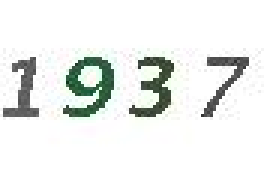
#> input picture ML_handwritten_nums/saved_test.jpg, 90 x 58 px (shown 3 times larger)
$ python get_single_num.py   (older library calls are emulated)
#> lines starting #> are read from the running program, lines starting #| are printed output that depends on the picture; after the words box and inside, x2 and y2 are one past the last pixel; in counts of white or black regions, pixels touching at a corner belong together
import cv2
import numpy as np


def get_single_num():

    img = cv2.imread("../ML_handwritten_nums/saved_test.jpg")
#> img is the input picture: shape (58, 90, 3); mean B, G, R 234.9, 237.1, 234.5
    img_gray = cv2.cvtColor(img, cv2.COLOR_BGR2GRAY)
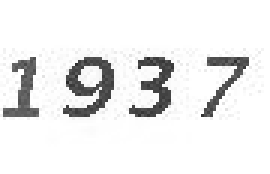
#> img_gray: shape (58, 90) (shown 3 times larger); min 38, max 255, mean 236.1

    # 反转颜色
    ret, img_inv = cv2.threshold(img_gray, 127, 255, cv2.THRESH_BINARY_INV)
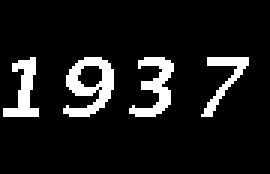
#> img_inv: shape (58, 90) (shown 3 times larger); 10% white; 4 white regions

    # 返回三个值，图像，轮廓，轮廓的层析结构
    image, contours, hierarchy = cv2.findContours(img_inv, cv2.RETR_EXTERNAL, cv2.CHAIN_APPROX_SIMPLE)
#> contours = 4 contours; box (x1, y1, x2, y2) and area: (21, 19, 38, 39) 184, (43, 19, 58, 39) 96, (1, 19, 13, 39) 81, (67, 19, 83, 39) 64

    print("Nums of contours:", len(contours), "\n")
#| Nums of contours: 4
    contours_list = []

    # ii = 0,1,2,3
    for ii in range(len(contours)):
        contours_list.append(contours[3 - ii])
#> this loop made 4 passes
#> after the loop, contours_list has the same summary as contours

    path_save_single_number = "../data/images/tmp_single_number/"

    # 外矩阵
    # cv2.boundingRect 计算轮廓的垂直边界最小矩形
    for i in range(len(contours)):
        x, y, w, h = cv2.boundingRect(contours_list[i])
        print("Number:", i+1)
        print("Position:(", x, ",", y, ')\t', "(", x + w, ",", y + h, ")")
        # cv2.rectangle(img, (x, y), (x + w, y + h), (0, 255, 0), 1)

        height = h
        width = w

        img_blank = np.zeros((30, 30, 3), np.uint8)

        # 生成一张新的空白背景的图像
        for ii1 in range(0, 30):
            for jj1 in range(0, 30):
                # img [height高度][width宽度]
                img_blank[ii1][jj1] = (255, 255, 255)

        # 写入分割下来的数据
        for ii2 in range(0, height + 5):
            for jj2 in range(0, width + 5):
                # img [height高度][width宽度]
                img_blank[ii2 + 5][jj2 + 5] = img[y + ii2][x + jj2]

        cv2.imwrite(path_save_single_number + "img_num_" + str(i + 1) + ".jpg", img_blank)

        print("Saved to:", path_save_single_number + "img_num_" + str(i + 1) + ".jpg")
        print('\n')
#> this loop made 4 passes
#> (x, w, width) on passes 1 to 4: (1, 12, 12), (21, 17, 17), (43, 15, 15), (67, 16, 16)
#| Number: 1
#| Position:( 1 , 19 )	 ( 13 , 39 )
#| Saved to: ../data/images/tmp_single_number/img_num_1.jpg
#| Number: 2
#| Position:( 21 , 19 )	 ( 38 , 39 )
#| Saved to: ../data/images/tmp_single_number/img_num_2.jpg
#| Number: 3
#| Position:( 43 , 19 )	 ( 58 , 39 )
#| Saved to: ../data/images/tmp_single_number/img_num_3.jpg
#| Number: 4
#> (further printed lines are left out)
#> pass 1, in get_single_num, `cv2.imwrite(path_save_single_number + "img_num_" + str(i + 1) + ".jpg"..`:
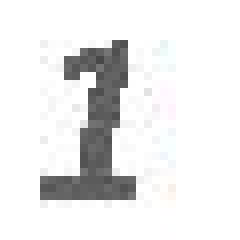
#> saved as img_num_1.jpg: shape (30, 30, 3) (shown 8 times larger); mean B, G, R 234, 233.9, 233.9
#> pass 2, in get_single_num, `cv2.imwrite(path_save_single_number + "img_num_" + str(i + 1) + ".jpg"..`:
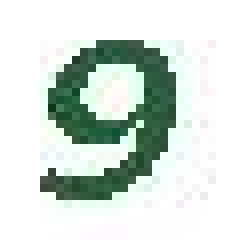
#> saved as img_num_2.jpg: shape (30, 30, 3) (shown 8 times larger); mean B, G, R 214.9, 221.8, 210.6
#> after the loop:
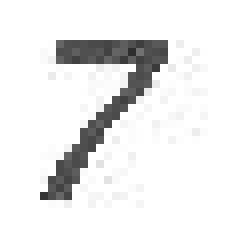
#> img_blank: shape (30, 30, 3) (shown 8 times larger); min 46, max 255, mean 235.4
    print('\n')

    cv2.imshow("img", img)
    cv2.waitKey(0)


get_single_num()
